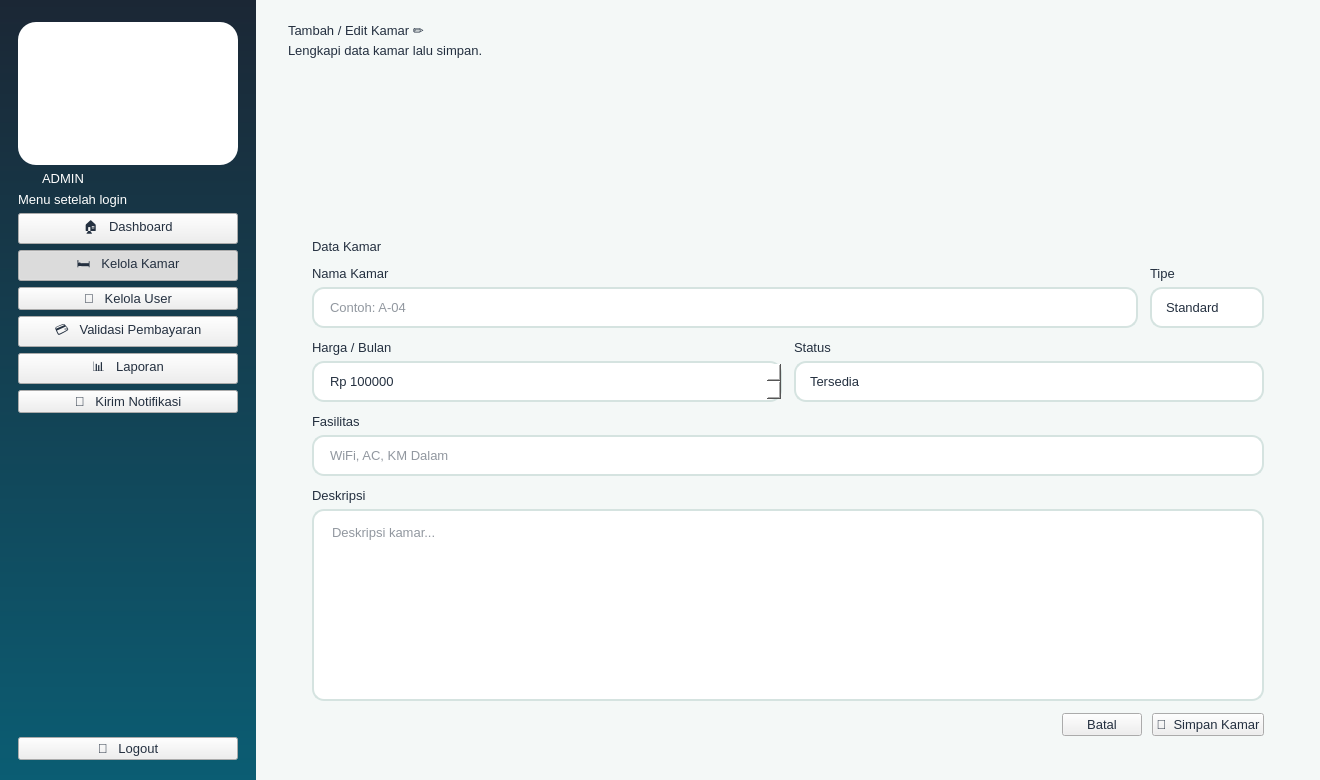
<?xml version="1.0" encoding="UTF-8"?>
<ui version="4.0">
 <class>Win_admin_form_kamar</class>
 <widget class="QMainWindow" name="Win_admin_form_kamar"><property name="geometry"><rect><x>0</x><y>0</y><width>1320</width><height>780</height></rect></property><property name="minimumSize"><size><width>1180</width><height>700</height></size></property><property name="windowTitle"><string>KOSTAY - Form Kamar</string></property><property name="styleSheet"><string notr="true">
* { font-family: 'Segoe UI', 'Inter', sans-serif; font-size: 10pt; color: #243040; }
QMainWindow, QWidget#centralwidget { background: #F4F8F7; }
QLabel { background: transparent; }
QCheckBox { background: transparent; spacing: 8px; }
QScrollArea { background: transparent; border: none; }

QFrame#loginShell { background: #FFFFFF; border-radius: 28px; }
QFrame#brandPanel { background: qlineargradient(x1:0,y1:0,x2:1,y2:1, stop:0 #E9F8F2, stop:1 #CDEFF2); border-top-left-radius: 28px; border-bottom-left-radius: 28px; }
QWidget#centralwidgetLogin { background: qlineargradient(x1:0,y1:0,x2:1,y2:1, stop:0 #1B2735, stop:0.55 #0B5D73, stop:1 #12A87B); }

QFrame#sidebarUser, QFrame#sidebarAdmin { background: qlineargradient(x1:0,y1:0,x2:0,y2:1, stop:0 #1B2735, stop:1 #0B5D73); }
QFrame#sidebarUser QLabel, QFrame#sidebarAdmin QLabel { color: #FFFFFF; }
QFrame#logoCard { background: #FFFFFF; border-radius: 18px; }
QLabel[role="roleBadge"] { background: #F7A823; color: #1B2735; border-radius: 10px; padding: 4px 12px; font-weight: 800; letter-spacing: 2px; }
QFrame#sidebarUser QLabel[role="roleBadge"], QFrame#sidebarAdmin QLabel[role="roleBadge"] { color: #1B2735; }
QLabel[role="menuHint"] { color: #9FC3CB; font-size: 9pt; }
QPushButton[nav="true"] { color: #CFE3E6; text-align: left; padding: 13px 18px; border: none; border-radius: 12px; font-weight: 600; background: transparent; }
QPushButton[nav="true"]:hover { background: rgba(255,255,255,0.10); color: #FFFFFF; }
QPushButton[nav="true"]:checked { background: qlineargradient(x1:0,y1:0,x2:1,y2:0, stop:0 #12A87B, stop:1 #2DBE7E); color: #FFFFFF; }
QPushButton[nav="logout"] { color: #FFD9A0; text-align: left; padding: 12px 18px; border: 1px solid rgba(247,168,35,0.7); border-radius: 12px; font-weight: 700; background: transparent; }
QPushButton[nav="logout"]:hover { background: #F7A823; color: #1B2735; }

QFrame[card="white"] { background: #FFFFFF; border: 1px solid #E1ECE9; border-radius: 18px; }
QFrame[card="mint"] { background: qlineargradient(x1:0,y1:0,x2:1,y2:1, stop:0 #E3F7EF, stop:1 #D2EEF3); border: none; border-radius: 18px; }
QFrame[card="green"] { background: qlineargradient(x1:0,y1:0,x2:1,y2:1, stop:0 #12A87B, stop:1 #2DBE7E); border-radius: 18px; }
QFrame[card="navy"] { background: qlineargradient(x1:0,y1:0,x2:1,y2:1, stop:0 #1B2735, stop:1 #0B5D73); border-radius: 18px; }
QFrame[card="orange"] { background: qlineargradient(x1:0,y1:0,x2:1,y2:1, stop:0 #F7A823, stop:1 #FFC857); border-radius: 18px; }
QFrame[card="teal"] { background: qlineargradient(x1:0,y1:0,x2:1,y2:1, stop:0 #0B5D73, stop:1 #12A87B); border-radius: 18px; }
QFrame[card="green"] QLabel, QFrame[card="navy"] QLabel, QFrame[card="teal"] QLabel { color: #FFFFFF; }
QFrame[card="orange"] QLabel { color: #1B2735; }

QLabel[role="title"] { font-size: 22pt; font-weight: 800; color: #1B2735; }
QLabel[role="subtitle"] { font-size: 10.5pt; color: #6B7B8C; }
QLabel[role="section"] { font-size: 13pt; font-weight: 700; color: #1B2735; }
QLabel[role="statlabel"] { font-size: 10pt; font-weight: 600; }
QLabel[role="statvalue"] { font-size: 22pt; font-weight: 800; }
QLabel[role="statsub"] { font-size: 9pt; }
QLabel[role="price"] { font-size: 14pt; font-weight: 800; color: #12A87B; }
QLabel[role="roomname"] { font-size: 12pt; font-weight: 700; color: #1B2735; }
QLabel[role="muted"] { color: #6B7B8C; }
QLabel[role="error"] { background: #FDECEC; color: #D64545; border-radius: 10px; padding: 8px 12px; font-weight: 600; }
QLabel[role="fieldlabel"] { font-weight: 600; color: #1B2735; }
QLabel[role="emoji"] { font-size: 40pt; }
QLabel[role="chip_mint"] { background: #DFF5EC; color: #0B6B55; border-radius: 12px; padding: 6px 12px; font-weight: 600; }
QLabel[role="chip_green"] { background: #12A87B; color: #FFFFFF; border-radius: 12px; padding: 5px 12px; font-weight: 700; }
QLabel[role="chip_orange"] { background: #FFF0D2; color: #A8680A; border-radius: 12px; padding: 5px 12px; font-weight: 700; }
QLabel[role="chip_navy"] { background: #E4EAF0; color: #1B2735; border-radius: 12px; padding: 5px 12px; font-weight: 700; }
QFrame[card="roomimg"] { background: qlineargradient(x1:0,y1:0,x2:1,y2:1, stop:0 #D9F3EA, stop:1 #BFE6EE); border-radius: 14px; border: none; }
QFrame[card="roomimg"] QLabel { color: #0B5D73; }

QPushButton[variant="primary"] { background: qlineargradient(x1:0,y1:0,x2:1,y2:0, stop:0 #0B5D73, stop:1 #12A87B); color: #FFFFFF; border: none; border-radius: 12px; padding: 11px 22px; font-weight: 700; }
QPushButton[variant="primary"]:hover { background: qlineargradient(x1:0,y1:0,x2:1,y2:0, stop:0 #0E7390, stop:1 #1FC490); }
QPushButton[variant="accent"] { background: #F7A823; color: #1B2735; border: none; border-radius: 12px; padding: 11px 22px; font-weight: 700; }
QPushButton[variant="accent"]:hover { background: #FFB93F; }
QPushButton[variant="danger"] { background: #FDECEC; color: #D64545; border: 1px solid #F5BCBC; border-radius: 12px; padding: 11px 22px; font-weight: 700; }
QPushButton[variant="danger"]:hover { background: #D64545; color: #FFFFFF; }
QPushButton[variant="ghost"] { background: transparent; color: #0B5D73; border: 1.5px solid #0B5D73; border-radius: 12px; padding: 10px 22px; font-weight: 700; }
QPushButton[variant="ghost"]:hover { background: #0B5D73; color: #FFFFFF; }
QPushButton[variant="link"] { background: transparent; color: #12A87B; border: none; font-weight: 700; }
QPushButton[variant="link"]:hover { color: #0B5D73; text-decoration: underline; }

QLineEdit, QComboBox, QSpinBox, QDateEdit, QTextEdit { background: #FFFFFF; border: 1.5px solid #D5E3E0; border-radius: 12px; padding: 10px 14px; selection-background-color: #12A87B; }
QLineEdit:focus, QComboBox:focus, QSpinBox:focus, QDateEdit:focus, QTextEdit:focus { border: 1.5px solid #12A87B; }
QComboBox::drop-down, QDateEdit::drop-down { border: none; width: 28px; }
QCheckBox::indicator { width: 18px; height: 18px; border-radius: 5px; border: 1.5px solid #12A87B; background: #FFFFFF; }
QCheckBox::indicator:checked { background: #12A87B; }

QTableWidget { background: #FFFFFF; border: 1px solid #E1ECE9; border-radius: 14px; gridline-color: transparent; alternate-background-color: #F4FAF8; selection-background-color: #D9F3EA; selection-color: #1B2735; }
QTableWidget::item { padding: 10px; border: none; }
QHeaderView::section { background: #1B2735; color: #FFFFFF; padding: 12px 10px; border: none; font-weight: 700; }
QListWidget { background: #FFFFFF; border: 1px solid #E1ECE9; border-radius: 14px; padding: 8px; }
QListWidget::item { padding: 14px; border-bottom: 1px solid #EEF3F2; border-radius: 10px; }
QListWidget::item:selected { background: #D9F3EA; color: #1B2735; }
QProgressBar { background: rgba(255,255,255,0.25); border: none; border-radius: 6px; }
QProgressBar::chunk { background: #F7A823; border-radius: 6px; }
QFrame[card="white"] QProgressBar { background: #E1ECE9; }
QFrame[card="white"] QProgressBar::chunk { background: #12A87B; }
QScrollBar:vertical { background: transparent; width: 10px; }
QScrollBar::handle:vertical { background: #BFD6D1; border-radius: 5px; min-height: 30px; }
QScrollBar::add-line:vertical, QScrollBar::sub-line:vertical { height: 0; }
</string></property>
<widget class="QWidget" name="centralwidget"><layout class="QHBoxLayout" name="lay422" stretch="0,1"><property name="spacing"><number>0</number></property><property name="leftMargin"><number>0</number></property><property name="topMargin"><number>0</number></property><property name="rightMargin"><number>0</number></property><property name="bottomMargin"><number>0</number></property><item>
<widget class="QFrame" name="sidebarAdmin"><property name="minimumSize"><size><width>256</width><height>0</height></size></property><property name="maximumSize"><size><width>256</width><height>16777215</height></size></property><layout class="QVBoxLayout" name="lay420"><property name="spacing"><number>6</number></property><property name="leftMargin"><number>18</number></property><property name="topMargin"><number>22</number></property><property name="rightMargin"><number>18</number></property><property name="bottomMargin"><number>20</number></property><item>
<widget class="QFrame" name="logoCard"><layout class="QVBoxLayout" name="lay416"><property name="spacing"><number>0</number></property><property name="leftMargin"><number>10</number></property><property name="topMargin"><number>10</number></property><property name="rightMargin"><number>10</number></property><property name="bottomMargin"><number>10</number></property><item>
<widget class="QLabel" name="label415"><property name="pixmap"><pixmap>images/logo.png</pixmap></property><property name="scaledContents"><bool>true</bool></property><property name="minimumSize"><size><width>176</width><height>123</height></size></property><property name="maximumSize"><size><width>176</width><height>123</height></size></property><property name="text"><string></string></property></widget>
</item>
</layout></widget>
</item>
<item>
<widget class="QLabel" name="label417"><property name="text"><string>ADMIN</string></property><property name="role" stdset="0"><string>roleBadge</string></property><property name="alignment"><set>Qt::AlignCenter</set></property><property name="maximumSize"><size><width>90</width><height>16777215</height></size></property></widget>
</item>
<item>
<widget class="QLabel" name="label418"><property name="text"><string>Menu setelah login</string></property><property name="role" stdset="0"><string>menuHint</string></property></widget>
</item>
<item>
<widget class="QPushButton" name="btnAdminDashboard"><property name="text"><string>🏠   Dashboard</string></property><property name="cursor"><cursorShape>PointingHandCursor</cursorShape></property><property name="nav" stdset="0"><string>true</string></property><property name="checkable"><bool>true</bool></property><property name="autoExclusive"><bool>true</bool></property></widget>
</item>
<item>
<widget class="QPushButton" name="btnAdminKamar"><property name="text"><string>🛏️   Kelola Kamar</string></property><property name="cursor"><cursorShape>PointingHandCursor</cursorShape></property><property name="nav" stdset="0"><string>true</string></property><property name="checkable"><bool>true</bool></property><property name="autoExclusive"><bool>true</bool></property><property name="checked"><bool>true</bool></property></widget>
</item>
<item>
<widget class="QPushButton" name="btnAdminUser"><property name="text"><string>👥   Kelola User</string></property><property name="cursor"><cursorShape>PointingHandCursor</cursorShape></property><property name="nav" stdset="0"><string>true</string></property><property name="checkable"><bool>true</bool></property><property name="autoExclusive"><bool>true</bool></property></widget>
</item>
<item>
<widget class="QPushButton" name="btnAdminValidasi"><property name="text"><string>💳   Validasi Pembayaran</string></property><property name="cursor"><cursorShape>PointingHandCursor</cursorShape></property><property name="nav" stdset="0"><string>true</string></property><property name="checkable"><bool>true</bool></property><property name="autoExclusive"><bool>true</bool></property></widget>
</item>
<item>
<widget class="QPushButton" name="btnAdminLaporan"><property name="text"><string>📊   Laporan</string></property><property name="cursor"><cursorShape>PointingHandCursor</cursorShape></property><property name="nav" stdset="0"><string>true</string></property><property name="checkable"><bool>true</bool></property><property name="autoExclusive"><bool>true</bool></property></widget>
</item>
<item>
<widget class="QPushButton" name="btnAdminNotif"><property name="text"><string>🔔   Kirim Notifikasi</string></property><property name="cursor"><cursorShape>PointingHandCursor</cursorShape></property><property name="nav" stdset="0"><string>true</string></property><property name="checkable"><bool>true</bool></property><property name="autoExclusive"><bool>true</bool></property></widget>
</item>
<item><spacer name="sp419"><property name="orientation"><enum>Qt::Vertical</enum></property><property name="sizeHint" stdset="0"><size><width>20</width><height>40</height></size></property></spacer></item>
<item>
<widget class="QPushButton" name="btnAdminLogout"><property name="text"><string>🚪   Logout</string></property><property name="cursor"><cursorShape>PointingHandCursor</cursorShape></property><property name="nav" stdset="0"><string>logout</string></property></widget>
</item>
</layout></widget>
</item>
<item>
<widget class="QWidget" name="content421"><layout class="QVBoxLayout" name="lay414"><property name="spacing"><number>16</number></property><property name="leftMargin"><number>32</number></property><property name="topMargin"><number>22</number></property><property name="rightMargin"><number>32</number></property><property name="bottomMargin"><number>24</number></property><item><layout class="QHBoxLayout" name="lay413"><property name="spacing"><number>12</number></property><property name="leftMargin"><number>0</number></property><property name="topMargin"><number>0</number></property><property name="rightMargin"><number>0</number></property><property name="bottomMargin"><number>0</number></property><item><layout class="QVBoxLayout" name="lay410"><property name="spacing"><number>4</number></property><property name="leftMargin"><number>0</number></property><property name="topMargin"><number>0</number></property><property name="rightMargin"><number>0</number></property><property name="bottomMargin"><number>0</number></property><item>
<widget class="QLabel" name="label407"><property name="text"><string>Tambah / Edit Kamar ✏️</string></property><property name="role" stdset="0"><string>title</string></property></widget>
</item>
<item>
<widget class="QLabel" name="label408"><property name="text"><string>Lengkapi data kamar lalu simpan.</string></property><property name="role" stdset="0"><string>subtitle</string></property></widget>
</item>
<item><spacer name="sp409"><property name="orientation"><enum>Qt::Vertical</enum></property><property name="sizeHint" stdset="0"><size><width>20</width><height>4</height></size></property></spacer></item>
</layout></item>
<item><spacer name="sp411"><property name="orientation"><enum>Qt::Horizontal</enum></property><property name="sizeHint" stdset="0"><size><width>20</width><height>20</height></size></property></spacer></item>
<item>
<widget class="QLabel" name="label412"><property name="pixmap"><pixmap>images/mascot_3.png</pixmap></property><property name="scaledContents"><bool>true</bool></property><property name="minimumSize"><size><width>74</width><height>110</height></size></property><property name="maximumSize"><size><width>74</width><height>110</height></size></property><property name="text"><string></string></property></widget>
</item>
</layout></item>
<item>
<widget class="QFrame" name="cardFormKamar"><property name="card" stdset="0"><string>white</string></property><layout class="QVBoxLayout" name="lay406"><property name="spacing"><number>12</number></property><property name="leftMargin"><number>24</number></property><property name="topMargin"><number>20</number></property><property name="rightMargin"><number>24</number></property><property name="bottomMargin"><number>20</number></property><item>
<widget class="QLabel" name="label389"><property name="text"><string>Data Kamar</string></property><property name="role" stdset="0"><string>section</string></property></widget>
</item>
<item><layout class="QHBoxLayout" name="lay394"><property name="spacing"><number>12</number></property><property name="leftMargin"><number>0</number></property><property name="topMargin"><number>0</number></property><property name="rightMargin"><number>0</number></property><property name="bottomMargin"><number>0</number></property><item><layout class="QVBoxLayout" name="lay391"><property name="spacing"><number>6</number></property><property name="leftMargin"><number>0</number></property><property name="topMargin"><number>0</number></property><property name="rightMargin"><number>0</number></property><property name="bottomMargin"><number>0</number></property><item>
<widget class="QLabel" name="label390"><property name="text"><string>Nama Kamar</string></property><property name="role" stdset="0"><string>fieldlabel</string></property></widget>
</item>
<item>
<widget class="QLineEdit" name="txtNamaKamar"><property name="placeholderText"><string>Contoh: A-04</string></property></widget>
</item>
</layout></item>
<item><layout class="QVBoxLayout" name="lay393"><property name="spacing"><number>6</number></property><property name="leftMargin"><number>0</number></property><property name="topMargin"><number>0</number></property><property name="rightMargin"><number>0</number></property><property name="bottomMargin"><number>0</number></property><item>
<widget class="QLabel" name="label392"><property name="text"><string>Tipe</string></property><property name="role" stdset="0"><string>fieldlabel</string></property></widget>
</item>
<item>
<widget class="QComboBox" name="cmbTipeKamar"><item><property name="text"><string>Standard</string></property></item>
<item><property name="text"><string>Deluxe</string></property></item>
<item><property name="text"><string>VIP</string></property></item>
</widget>
</item>
</layout></item>
</layout></item>
<item><layout class="QHBoxLayout" name="lay399"><property name="spacing"><number>12</number></property><property name="leftMargin"><number>0</number></property><property name="topMargin"><number>0</number></property><property name="rightMargin"><number>0</number></property><property name="bottomMargin"><number>0</number></property><item><layout class="QVBoxLayout" name="lay396"><property name="spacing"><number>6</number></property><property name="leftMargin"><number>0</number></property><property name="topMargin"><number>0</number></property><property name="rightMargin"><number>0</number></property><property name="bottomMargin"><number>0</number></property><item>
<widget class="QLabel" name="label395"><property name="text"><string>Harga / Bulan</string></property><property name="role" stdset="0"><string>fieldlabel</string></property></widget>
</item>
<item>
<widget class="QSpinBox" name="spinHarga"><property name="minimum"><number>0</number></property><property name="maximum"><number>20000000</number></property><property name="value"><number>1000000</number></property><property name="singleStep"><number>50000</number></property><property name="prefix"><string>Rp </string></property></widget>
</item>
</layout></item>
<item><layout class="QVBoxLayout" name="lay398"><property name="spacing"><number>6</number></property><property name="leftMargin"><number>0</number></property><property name="topMargin"><number>0</number></property><property name="rightMargin"><number>0</number></property><property name="bottomMargin"><number>0</number></property><item>
<widget class="QLabel" name="label397"><property name="text"><string>Status</string></property><property name="role" stdset="0"><string>fieldlabel</string></property></widget>
</item>
<item>
<widget class="QComboBox" name="cmbStatusKamar"><item><property name="text"><string>Tersedia</string></property></item>
<item><property name="text"><string>Disewa</string></property></item>
<item><property name="text"><string>Perbaikan</string></property></item>
</widget>
</item>
</layout></item>
</layout></item>
<item><layout class="QVBoxLayout" name="lay401"><property name="spacing"><number>6</number></property><property name="leftMargin"><number>0</number></property><property name="topMargin"><number>0</number></property><property name="rightMargin"><number>0</number></property><property name="bottomMargin"><number>0</number></property><item>
<widget class="QLabel" name="label400"><property name="text"><string>Fasilitas</string></property><property name="role" stdset="0"><string>fieldlabel</string></property></widget>
</item>
<item>
<widget class="QLineEdit" name="txtFasilitas"><property name="placeholderText"><string>WiFi, AC, KM Dalam</string></property></widget>
</item>
</layout></item>
<item><layout class="QVBoxLayout" name="lay403"><property name="spacing"><number>6</number></property><property name="leftMargin"><number>0</number></property><property name="topMargin"><number>0</number></property><property name="rightMargin"><number>0</number></property><property name="bottomMargin"><number>0</number></property><item>
<widget class="QLabel" name="label402"><property name="text"><string>Deskripsi</string></property><property name="role" stdset="0"><string>fieldlabel</string></property></widget>
</item>
<item>
<widget class="QTextEdit" name="txtDeskripsi"><property name="placeholderText"><string>Deskripsi kamar...</string></property></widget>
</item>
</layout></item>
<item><layout class="QHBoxLayout" name="lay405"><property name="spacing"><number>10</number></property><property name="leftMargin"><number>0</number></property><property name="topMargin"><number>0</number></property><property name="rightMargin"><number>0</number></property><property name="bottomMargin"><number>0</number></property><item><spacer name="sp404"><property name="orientation"><enum>Qt::Horizontal</enum></property><property name="sizeHint" stdset="0"><size><width>20</width><height>20</height></size></property></spacer></item>
<item>
<widget class="QPushButton" name="btnBatal"><property name="text"><string>Batal</string></property><property name="cursor"><cursorShape>PointingHandCursor</cursorShape></property><property name="variant" stdset="0"><string>ghost</string></property></widget>
</item>
<item>
<widget class="QPushButton" name="btnSimpan"><property name="text"><string>💾  Simpan Kamar</string></property><property name="cursor"><cursorShape>PointingHandCursor</cursorShape></property><property name="variant" stdset="0"><string>primary</string></property></widget>
</item>
</layout></item>
</layout></widget>
</item>
</layout></widget>
</item>
</layout></widget>
</widget>
 <resources/>
 <connections/>
</ui>
